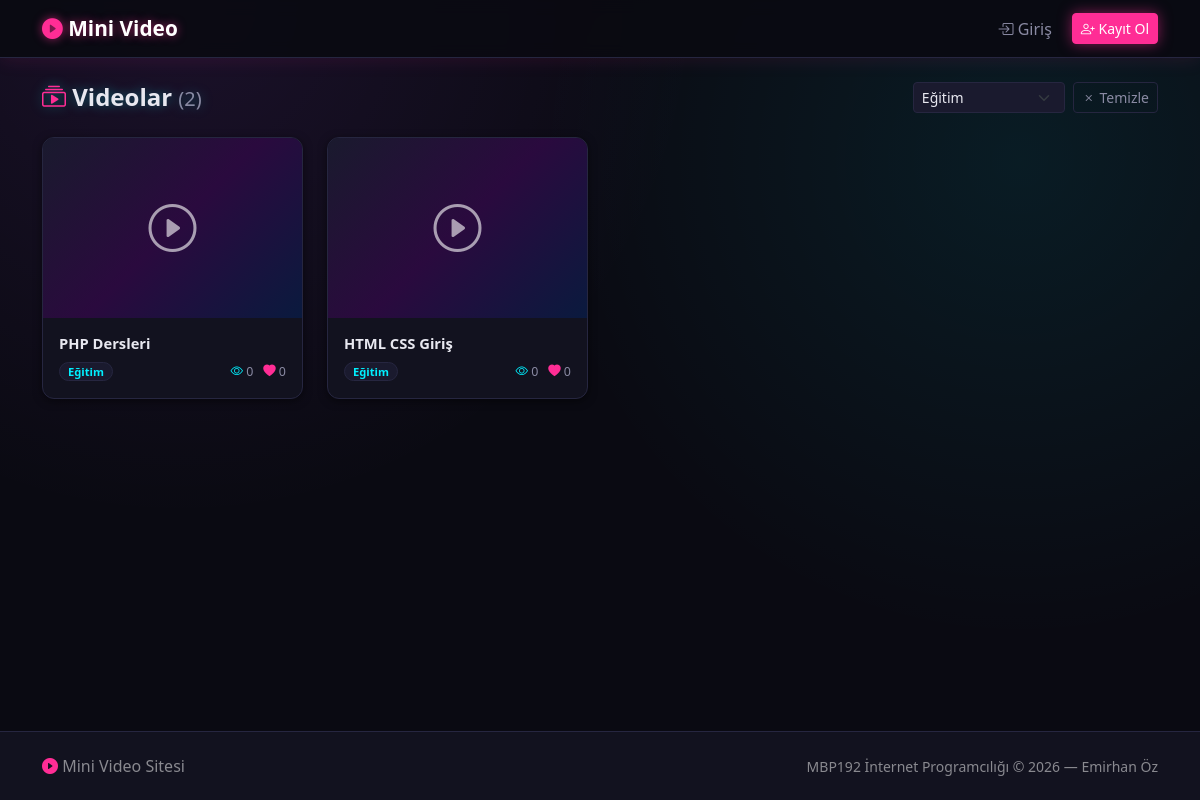
Screenshot of /index.php?category=1 with the database file from the repository.
### tables this page shows
CREATE TABLE Videos (
    VideoID      INT           AUTO_INCREMENT PRIMARY KEY,
    Title        VARCHAR(200)  NOT NULL,
    Description  TEXT          NULL,
    VideoURL     VARCHAR(500)  NOT NULL,
    ThumbnailURL VARCHAR(500)  NULL,
    CategoryID   INT           NULL,
    UploaderID   INT           NOT NULL,
    ViewCount    INT           NOT NULL DEFAULT 0,
    CreatedAt    DATETIME      NOT NULL DEFAULT CURRENT_TIMESTAMP,
    FOREIGN KEY (CategoryID)  REFERENCES Categories(CategoryID) ON DELETE SET NULL,
    FOREIGN KEY (UploaderID)  REFERENCES Users(UserID) ON DELETE CASCADE
);

CREATE TABLE Categories (
    CategoryID   INT         AUTO_INCREMENT PRIMARY KEY,
    CategoryName VARCHAR(50) NOT NULL UNIQUE
);

### index.php (the view, shortened to what this page needs)
<?php
require_once __DIR__ . '/db.php';
include_once __DIR__ . '/header.php';
$catResult = $conn->query("SELECT * FROM Categories ORDER BY CategoryName");
$categories = $catResult->fetch_all(MYSQLI_ASSOC);
$selectedCat = isset($_GET['category']) ? (int)$_GET['category'] : 0;
if ($selectedCat > 0) {
    $stmt = $conn->prepare("
        SELECT v.*, c.CategoryName, u.Username,
               (SELECT COUNT(*) FROM Likes l WHERE l.VideoID = v.VideoID) AS LikeCount
        FROM Videos v
        LEFT JOIN Categories c ON v.CategoryID = c.CategoryID
        JOIN Users u ON v.UploaderID = u.UserID
        WHERE v.CategoryID = ?
        ORDER BY v.CreatedAt DESC
    ");
    $stmt->bind_param('i', $selectedCat);
    $stmt->execute();
    $videos = $stmt->get_result()->fetch_all(MYSQLI_ASSOC);
}
?>
<div class="container mt-4">
    <div class="d-flex justify-content-between align-items-center mb-4 flex-wrap gap-3">
        <h1 class="page-title mb-0">
            <i class="bi bi-collection-play text-danger"></i> Videolar
            <span class="text-muted fs-5 fw-normal">(<?= count($videos) ?>)</span>
        </h1>
        <form method="GET" class="d-flex gap-2 align-items-center category-filter">
            <select name="category" class="form-select form-select-sm" onchange="this.form.submit()">
                <?php foreach ($categories as $cat): ?>
                    <option value="<?= $cat['CategoryID'] ?>"
                        <?= $selectedCat === (int)$cat['CategoryID'] ? 'selected' : '' ?>>
                        <?= htmlspecialchars($cat['CategoryName'], ENT_QUOTES, 'UTF-8') ?>
                    </option>
                <?php endforeach; ?>
            </select>
            <?php if ($selectedCat > 0): ?>
                <a href="index.php" class="btn btn-sm btn-outline-secondary text-nowrap">
                    <i class="bi bi-x"></i> Temizle
                </a>
            <?php endif; ?>
        </form>
    </div>
    <?php if (empty($videos)): ?>
        <div class="text-center py-5 text-muted">
            <i class="bi bi-camera-video-off" style="font-size:3.5rem; opacity:0.4;"></i>
            <h5 class="mt-3">Bu kategoride video bulunamadı.</h5>
            <a href="index.php" class="btn btn-outline-secondary mt-2">Tüm videolara bak</a>
        </div>
    <?php else: ?>
        <div class="row row-cols-1 row-cols-sm-2 row-cols-md-3 row-cols-xl-4 g-4">
            <?php foreach ($videos as $video): ?>
                <div class="col">
                    <a href="video_detail.php?id=<?= $video['VideoID'] ?>" class="text-decoration-none text-dark">
                        <div class="card video-card h-100">
                            <?php if (!empty($video['ThumbnailURL'])): ?>
                                <div class="thumbnail-placeholder" style="display:none;">
                                    <i class="bi bi-play-circle text-white" style="font-size:3rem;opacity:.6;"></i>
                                </div>
                            <?php else: ?>
                                <div class="thumbnail-placeholder">
                                    <i class="bi bi-play-circle text-white" style="font-size:3rem;opacity:.6;"></i>
                                </div>--
                            <?php endif; ?>
                            <div class="card-body">
                                <h6 class="card-title">
                                    <?= htmlspecialchars($video['Title'], ENT_QUOTES, 'UTF-8') ?>
                                </h6>
                                <div class="card-stats d-flex justify-content-between align-items-center mt-2">
                                    <span>
                                        <?php if ($video['CategoryName']): ?>
                                            <span class="badge bg-secondary badge-category">
                                                <?= htmlspecialchars($video['CategoryName'], ENT_QUOTES, 'UTF-8') ?>
                                            </span>
                                        <?php endif; ?>
                                    </span>
                                    <span>
                                        <i class="bi bi-eye"></i> <?= number_format($video['ViewCount']) ?>
                                        <i class="bi bi-heart-fill text-danger"></i> <?= number_format($video['LikeCount']) ?>
                                    </span>
                                </div>
                            </div>
                        </div>
                    </a>
                </div>
            <?php endforeach; ?>
        </div>
    <?php endif; ?>
</div>
<?php include_once __DIR__ . '/footer.php'; ?>

### style.css (style rules this page uses)
:root { --bg: #0a0a12; --surface: #12121f; --surface-2: #1a1a2e; --border: #262640; --text: #e8e8f0; --text-muted: #8a8aa3; --neon-pink: #ff2d95; --neon-cyan: #00f0ff; --neon-purple: #b14dff; --neon-green: #39ff88; --neon-yellow: #ffd23f; }
body { background-color: var(--bg); background-image: radial-gradient(circle at 15% 0%, rgba(177,77,255,0.10), transparent 40%), radial-gradient(circle at 85% 20%, rgba(0,240,255,0.08), transparent 40%); background-attachment: fixed; color: var(--text); font-family: 'Segoe UI', Tahoma, Geneva, Verdana, sans-serif; }
.text-dark { color: var(--text) !important; }
.text-muted { color: var(--text-muted) !important; }
a { color: var(--neon-cyan); }
.card { background-color: var(--surface); border: 1px solid var(--border) !important; color: var(--text); }
.video-card { border: 1px solid var(--border) !important; border-radius: 12px; overflow: hidden; background-color: var(--surface); box-shadow: 0 2px 8px rgba(0,0,0,0.5); transition: transform 0.2s ease, box-shadow 0.2s ease, border-color 0.2s ease; }
.video-card .thumbnail-placeholder { height: 180px; background: linear-gradient(135deg, #1a1a2e 0%, #2a0a3e 50%, #0a1a3e 100%); display: flex; align-items: center; justify-content: center; }
.video-card .card-title { color: var(--text) !important; font-size: 0.92rem; font-weight: 600; margin-bottom: 6px; display: -webkit-box; -webkit-line-clamp: 2; -webkit-box-orient: vertical; overflow: hidden; line-height: 1.35; }
.video-card .card-stats { font-size: 0.78rem; color: var(--text-muted); }
.video-card .card-stats .bi-eye { color: var(--neon-cyan); }
.form-control, .form-select { background-color: var(--surface-2); border: 1px solid var(--border); color: var(--text); }
.form-label, dt, dd, .card-body, p, h1,h2,h3,h4,h5,h6 { color: var(--text); }
.btn-secondary, .btn-outline-secondary { color: var(--text-muted); border-color: var(--border); background: transparent; }
.text-danger { color: var(--neon-pink) !important; }
.badge.bg-secondary { background: var(--surface-2) !important; color: var(--neon-cyan); border: 1px solid var(--border); }
.badge-category { font-size: 0.7rem; padding: 3px 8px; border-radius: 10px; }
.category-filter { max-width: 320px; }
.page-title { font-size: 1.5rem; font-weight: 700; color: var(--text); text-shadow: 0 0 12px rgba(0,240,255,0.35); }
html, body { min-height: 100%; }
body { min-height: 100vh; display: flex; flex-direction: column; }
body > .container, body > .container-fluid { flex: 1 0 auto; }

### rows the page displays
videos: Title "PHP Dersleri", CategoryID.CategoryName "Eğitim", ViewCount "0", LikeCount "0"
videos: Title "HTML CSS Giriş", CategoryID.CategoryName "Eğitim", ViewCount "0", LikeCount "0"

### other values shown
count($videos) "2"
form field category "Eğitim"
